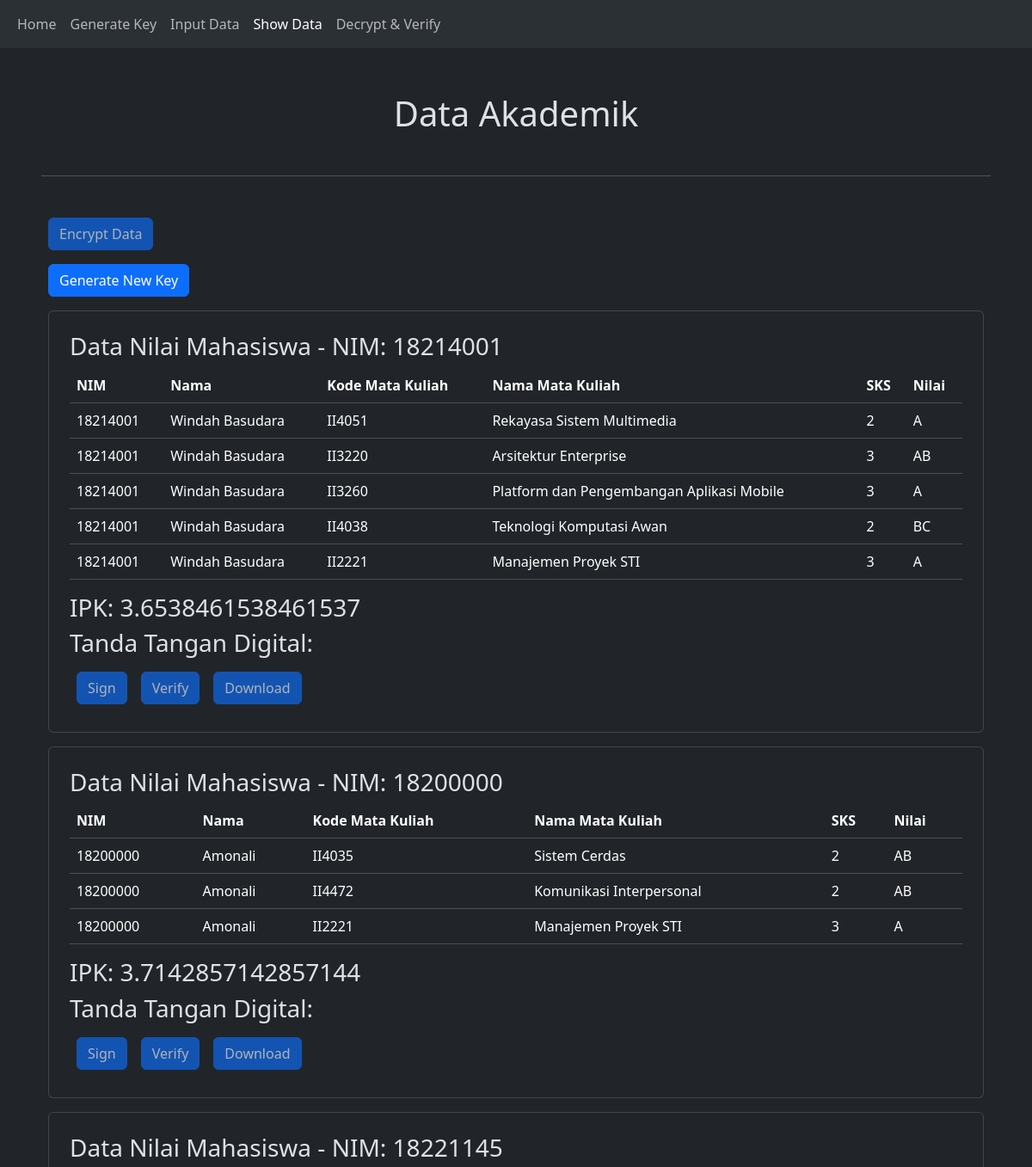
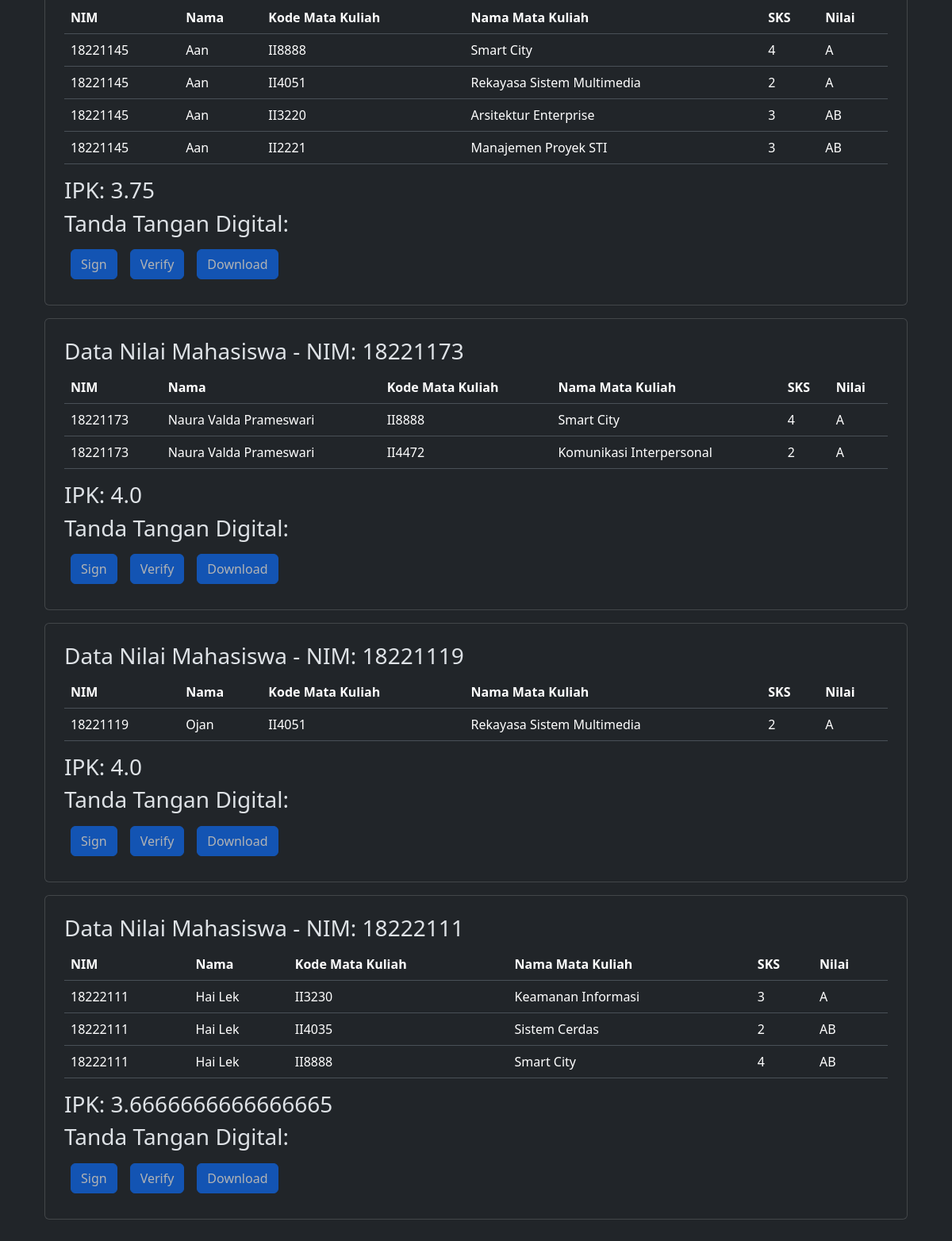
Page /showdata on the committed database (2 pictures, top to bottom).
### tables this page shows
CREATE TABLE nilai (
    id INTEGER PRIMARY KEY AUTOINCREMENT,
    kode CHAR(6),
    nim CHAR(8),
    nilai VARCHAR(2),
    UNIQUE(kode, nim),
    FOREIGN KEY(kode) REFERENCES mata_kuliah(kode),
    FOREIGN KEY(nim) REFERENCES mahasiswa(nim)
);

CREATE TABLE mahasiswa(NIM CHAR(8) PRIMARY KEY NOT NULL, Nama VARCHAR NOT NULL);

CREATE TABLE mata_kuliah(kode char(6) primary key not null, nama varchar not null, sks int not null);

### app.py (the view, shortened to what this page needs)
@app.route('/showdata', methods=['GET', 'POST'])
def showdata():
    if 'data_akademik' not in session or session['data_akademik'] == {}:
        data = get_all_data(create_connection('database/data_akademik.db'))
        data_per_nim = OrderedDict()  # Menggunakan OrderedDict untuk menyimpan urutan
        for row in data:
            nim = row[0]
            if nim not in data_per_nim:
                data_per_nim[nim] = {
                    'nama': row[1],
                    'records': [],
                    'ipk': 0.0,
                    'ttd': ''  # Placeholder untuk tanda tangan digital
                }
            data_per_nim[nim]['records'].append({
                'nim': row[0],
                'nama': row[1],
                'kode_mk': row[2],
                'nama_mk': row[3],
                'sks': row[4],
                'nilai': row[5]
            })
        for nim in data_per_nim:
            data_per_nim[nim]['ipk'] = hitung_ipk(data_per_nim[nim]['records'])
        session['data_akademik'] = data_per_nim
    if 'encrypted' not in session:
            session['encrypted'] = False
    return render_template('showdata.html', data_per_nim=session['data_akademik'], encrypted=session['encrypted'])

### app.py (called while the page is built)
def create_connection(db_file):
    conn = None
    try:
        conn = sqlite3.connect(db_file)
    except Exception as e:
        print(e)
    return conn

def get_all_data(conn):
    cur = conn.cursor()
    cur.execute("SELECT mahasiswa.nim as nim, mahasiswa.nama as nama, mata_kuliah.kode as kode_mk, mata_kuliah.nama as nama_mk, mata_kuliah.sks as sks, nilai.nilai as nilai FROM nilai JOIN mahasiswa ON nilai.nim = mahasiswa.nim JOIN mata_kuliah ON nilai.kode = mata_kuliah.kode;")
    rows = cur.fetchall()
    conn.commit()
    conn.close()
    return rows

def hitung_ipk(records):
    total_sks = 0
    total_points = 0
    nilai_dict = {'A': 4.0, 'AB': 3.5, 'B': 3.0, 'BC': 2.5, 'C': 2.0, 'D': 1.0, 'E': 0.0}
    for record in records:
        sks = record['sks']
        nilai = record['nilai']
        if nilai in nilai_dict:
            total_points += nilai_dict[nilai] * sks
            total_sks += sks
    if total_sks == 0:
        return 0.0
    return total_points / total_sks

### templates/showdata.html (shortened to what this page needs)
{% extends 'base.html' %}
{% block content %}
<div class="p-5">
    <h1 class="self-center text-center mt-1">Data Akademik</h1>
    <br>
    <hr>
    <br>
    {% if session['rc4_key'] %}
        {% if encrypted %}
        <form method="post">
            <button class="btn btn-primary m-2" href="/showdata">Show Original</button>
        </form>
        {% else %}
        <form method="post">
            <button class="btn btn-primary m-2" href="/showdata">Encrypt Data</button>
        </form>
        {% endif %}
        <br>
    {% else %}
    {% if encrypted %}
        <form method="post">
            <button class="btn btn-primary m-2" href="/showdata" disabled>Show Original</button>
        </form>
        {% else %}
        <form method="post">
            <button class="btn btn-primary m-2" href="/showdata" disabled>Encrypt Data</button>
        </form>
        {% endif %}
        <a href="/generatekey">
            <button class="btn btn-primary m-2">Generate New Key</button>
        </a>
    {% endif %}
    {% for nim, data in data_per_nim.items() %}
    <div class="d-flex self-center justify-content-center flex-wrap ">
        <div class="card p-4 m-2" style="width: 100%">
            <h3>Data Nilai Mahasiswa - NIM: {{ nim }}</h3>
            <table class="table">
                <thead>
                    <tr>
                        <th scope="col">NIM</th>
                        <th scope="col">Nama</th>
                        <th scope="col">Kode Mata Kuliah</th>
                        <th scope="col">Nama Mata Kuliah</th>
                        <th scope="col">SKS</th>
                        <th scope="col">Nilai</th>
                    </tr>
                </thead>
                <tbody>
                    {% for record in data.records %}
                    <tr>
                        <td>{{ record.nim }}</td>
                        <td>{{ record.nama }}</td>
                        <td>{{ record.kode_mk }}</td>
                        <td>{{ record.nama_mk }}</td>
                        <td>{{ record.sks }}</td>
                        <td>{{ record.nilai }}</td>
                    </tr>
                    {% endfor %}
                </tbody>
            </table>
            <h3>IPK: {{ data.ipk }}</h3>
            <h3>Tanda Tangan Digital: {{ data.ttd }}</h3>
            {% if not encrypted %}
            <div class="d-flex flex-row">
                {% if session['public_key'] %}
                <form method="post" action="/sign">
                    <button class="btn btn-primary m-2" name="nim" value="{{ nim }}">Sign</button>
                </form>
                {% else %}
                <form method="post" action="/sign">
                    <button class="btn btn-primary m-2" name="nim" value="{{ nim }}" disabled>Sign</button>
                </form>
                {% endif %}
                {% if data.ttd %}
                <form method="post" action="/verify">
                    <input type="hidden" name="ttd" value="{{ data.ttd }}" />
                    <button class="btn btn-primary m-2" name="nim" value="{{nim}}">Verify</button>
                </form>
                <form method="post" action="/transcript">
                    <button class="btn btn-primary m-2" name="nim" value="{{nim}}">Download</button>
                </form>
                {% else %}
                <form method="post" action="/verify">
                    <button class="btn btn-primary m-2" name="nim" value="{{nim}}" disabled>Verify</button>
                </form>
                <form method="post" action="/transcript">
                    <button class="btn btn-primary m-2" name="nim" value="{{nim}}" disabled>Download</button>
                </form>
                {% endif %}
            </div>
            {% endif %}
        </div>
    </div>
    {% endfor %}
</div>
{% endblock %}

### rows in the picture
nilai: NIM "18214001", nim "18214001", nama "Windah Basudara", kode_mk "II4051", nama_mk "Rekayasa Sistem Multimedia", sks "2", nilai "A", ipk "3.6538461538461537"
nilai: nim "18214001", nama "Windah Basudara", kode_mk "II3220", nama_mk "Arsitektur Enterprise", sks "3", nilai "AB"
nilai: nim "18214001", nama "Windah Basudara", kode_mk "II3260", nama_mk "Platform dan Pengembangan Aplikasi Mobile", sks "3", nilai "A"
nilai: nim "18214001", nama "Windah Basudara", kode_mk "II4038", nama_mk "Teknologi Komputasi Awan", sks "2", nilai "BC"
nilai: nim "18214001", nama "Windah Basudara", kode_mk "II2221", nama_mk "Manajemen Proyek STI", sks "3", nilai "A"
nilai: NIM "18200000", nim "18200000", nama "Amonali", kode_mk "II4035", nama_mk "Sistem Cerdas", sks "2", nilai "AB", ipk "3.7142857142857144"
nilai: nim "18200000", nama "Amonali", kode_mk "II4472", nama_mk "Komunikasi Interpersonal", sks "2", nilai "AB"
nilai: nim "18200000", nama "Amonali", kode_mk "II2221", nama_mk "Manajemen Proyek STI", sks "3", nilai "A"
nilai: NIM "18221145", nim "18221145", nama "Aan", kode_mk "II8888", nama_mk "Smart City", sks "4", nilai "A", ipk "3.75"
nilai: nim "18221145", nama "Aan", kode_mk "II4051", nama_mk "Rekayasa Sistem Multimedia", sks "2", nilai "A"
nilai: nim "18221145", nama "Aan", kode_mk "II3220", nama_mk "Arsitektur Enterprise", sks "3", nilai "AB"
nilai: nim "18221145", nama "Aan", kode_mk "II2221", nama_mk "Manajemen Proyek STI", sks "3", nilai "AB"
nilai: NIM "18221173", nim "18221173", nama "Naura Valda Prameswari", kode_mk "II8888", nama_mk "Smart City", sks "4", nilai "A", ipk "4.0"
nilai: nim "18221173", nama "Naura Valda Prameswari", kode_mk "II4472", nama_mk "Komunikasi Interpersonal", sks "2", nilai "A"
nilai: NIM "18221119", nim "18221119", nama "Ojan", kode_mk "II4051", nama_mk "Rekayasa Sistem Multimedia", sks "2", nilai "A", ipk "4.0"
nilai: NIM "18222111", nim "18222111", nama "Hai Lek", kode_mk "II3230", nama_mk "Keamanan Informasi", sks "3", nilai "A", ipk "3.6666666666666665"
nilai: nim "18222111", nama "Hai Lek", kode_mk "II4035", nama_mk "Sistem Cerdas", sks "2", nilai "AB"
nilai: nim "18222111", nama "Hai Lek", kode_mk "II8888", nama_mk "Smart City", sks "4", nilai "AB"
